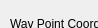
      <widget class="QWidget" name="page_2">
       <property name="geometry">
        <rect>
         <x>0</x>
         <y>0</y>
         <width>98</width>
         <height>28</height>
        </rect>
       </property>
       <attribute name="label">
        <string>Custom Missions</string>
       </attribute>
       <widget class="QPushButton" name="pushButton_4">
        <property name="geometry">
         <rect>
          <x>130</x>
          <y>140</y>
          <width>271</width>
          <height>25</height>
         </rect>
        </property>
        <property name="text">
         <string>Clear Way-Points</string>
        </property>
       </widget>
       <widget class="QPushButton" name="pushButton_5">
        <property name="geometry">
         <rect>
          <x>470</x>
          <y>140</y>
          <width>271</width>
          <height>25</height>
         </rect>
        </property>
        <property name="text">
         <string>Add Way-Point</string>
        </property>
       </widget>
       <widget class="QFrame" name="frame_3">
        <property name="geometry">
         <rect>
          <x>60</x>
          <y>190</y>
          <width>791</width>
          <height>171</height>
         </rect>
        </property>
        <property name="frameShape">
         <enum>QFrame::StyledPanel</enum>
        </property>
        <property name="frameShadow">
         <enum>QFrame::Raised</enum>
        </property>
        <widget class="QTableWidget" name="tableWidget">
         <property name="geometry">
          <rect>
           <x>20</x>
           <y>10</y>
           <width>751</width>
           <height>151</height>
          </rect>
         </property>
         <attribute name="horizontalHeaderShowSortIndicator" stdset="0">
          <bool>false</bool>
         </attribute>
         <attribute name="horizontalHeaderStretchLastSection">
          <bool>false</bool>
         </attribute>
         <row>
          <property name="text">
           <string>1</string>
          </property>
         </row>
         <row>
          <property name="text">
           <string>2</string>
          </property>
         </row>
         <row>
          <property name="text">
           <string>3</string>
          </property>
         </row>
         <row>
          <property name="text">
           <string>4</string>
          </property>
         </row>
         <column>
          <property name="text">
           <string>type</string>
          </property>
         </column>
         <column>
          <property name="text">
           <string>Latitude</string>
          </property>
         </column>
         <column>
          <property name="text">
           <string>Longitude</string>
          </property>
         </column>
         <column>
          <property name="text">
           <string>Altitude</string>
          </property>
         </column>
        </widget>
       </widget>
       <widget class="QPushButton" name="pushButton_10">
        <property name="geometry">
         <rect>
          <x>290</x>
          <y>380</y>
          <width>301</width>
          <height>25</height>
         </rect>
        </property>
        <property name="text">
         <string>Upload Custom Mission</string>
        </property>
       </widget>
       <widget class="QSplitter" name="splitter">
        <property name="geometry">
         <rect>
          <x>10</x>
          <y>10</y>
          <width>831</width>
          <height>111</height>
         </rect>
        </property>
        <property name="orientation">
         <enum>Qt::Vertical</enum>
        </property>
        <widget class="QLabel" name="label_7">
         <property name="text">
          <string>Way Point Coordiantes</string>
         </property>
        </widget>
        <widget class="QWidget" name="layoutWidget">
         <layout class="QGridLayout" name="gridLayout_2">
          <item row="0" column="0">
           <widget class="QLabel" name="label_8">
            <property name="text">
             <string>Lattitude</string>
            </property>
           </widget>
          </item>
          <item row="0" column="1">
           <widget class="QLabel" name="label_9">
            <property name="text">
             <string>Longitude</string>
            </property>
           </widget>
          </item>
          <item row="0" column="2">
           <widget class="QLabel" name="label_10">
            <property name="text">
             <string>Altitude</string>
            </property>
           </widget>
          </item>
          <item row="1" column="0">
           <widget class="QLineEdit" name="lineEdit_5"/>
          </item>
          <item row="1" column="1">
           <widget class="QLineEdit" name="lineEdit_6"/>
          </item>
          <item row="1" column="2">
           <widget class="QLineEdit" name="lineEdit_7"/>
          </item>
         </layout>
        </widget>
       </widget>
      </widget>
